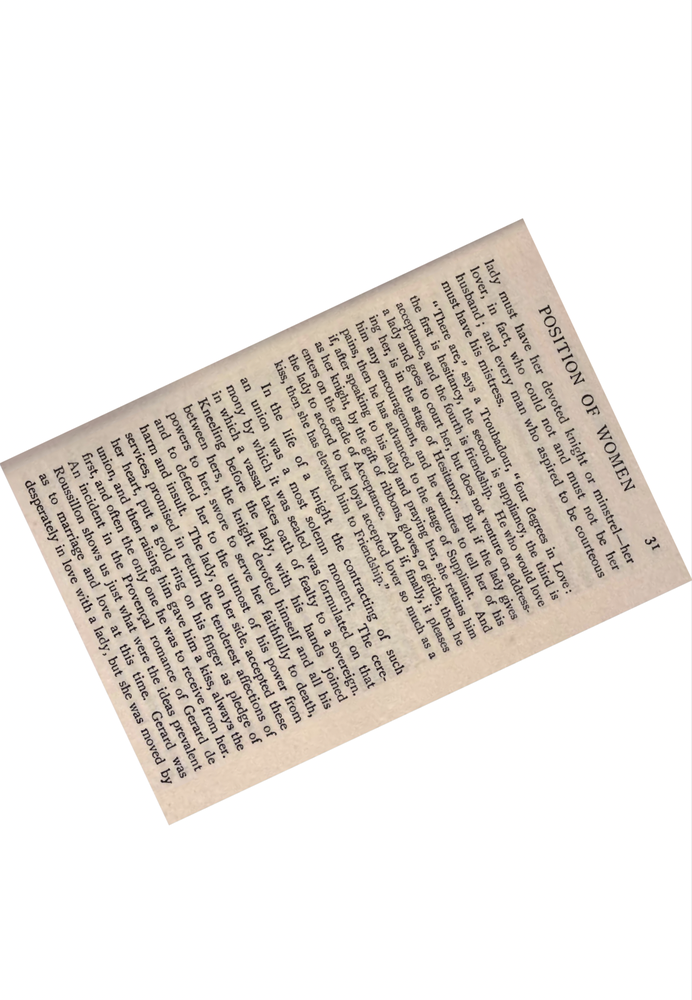
#> input picture assets/noise_red_test_img_skew_65.PNG, 692 x 1000 px, shrunk from 1107 x 1600 before the run, found by its file name
$ python orientation_good.py
#> lines starting #> are read from the running program, lines starting #| are printed output that depends on the picture; after the words box and inside, x2 and y2 are one past the last pixel; in counts of white or black regions, pixels touching at a corner belong together; long printed decimals are rounded
#> further down, img is the input picture: shape (1000, 692, 3); mean B, G, R 223.8, 228.7, 233.3
import cv2


# Calculate skew angle of an image
def getSkewAngle(cvImage):
    # Prep image, copy, convert to gray scale, blur, and threshold
    newImage = cvImage.copy()
    gray = cv2.cvtColor(newImage, cv2.COLOR_BGR2GRAY)
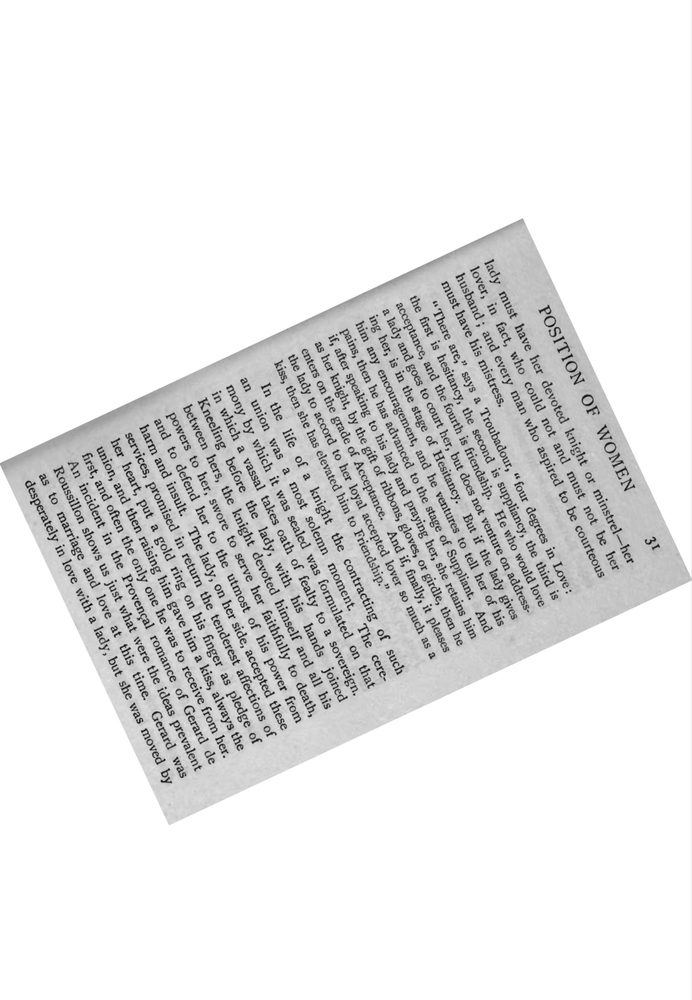
#> gray: shape (1000, 692); min 2, max 255, mean 229.5
    blur = cv2.GaussianBlur(gray, (9, 9), 0)
    thresh = cv2.threshold(blur, 0, 255, cv2.THRESH_BINARY_INV + cv2.THRESH_OTSU)[1]
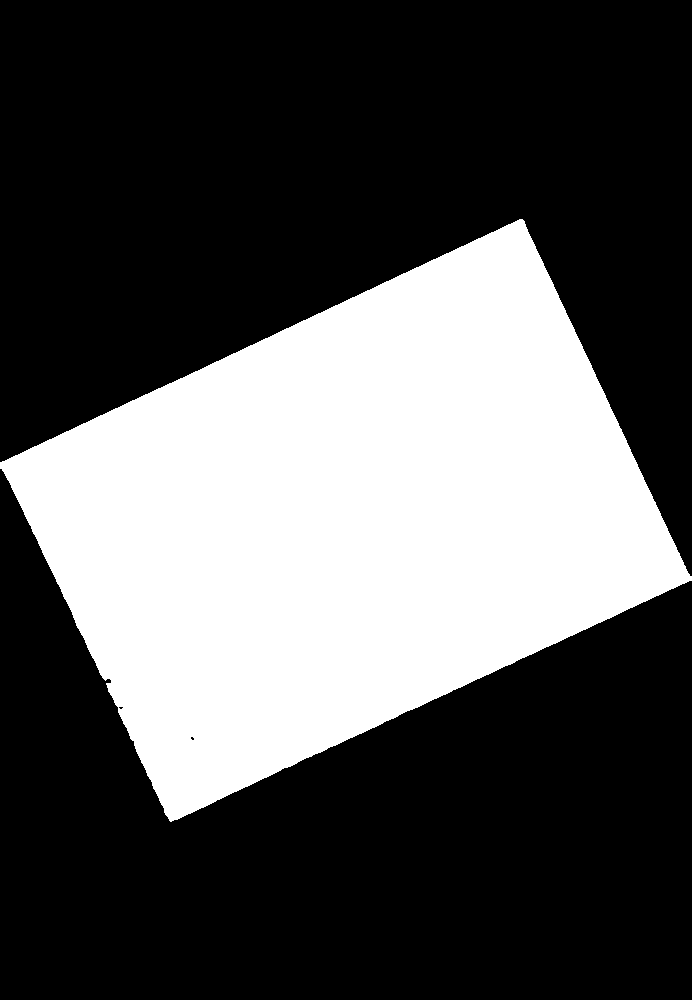
#> thresh: shape (1000, 692); 33.2% white; 1 white region, box (x1, y1, x2, y2) and area: (0, 219, 692, 822) 229642

    # Apply dilate to merge text into meaningful lines/paragraphs.
    # Use larger kernel on X axis to merge characters into single line, cancelling out any spaces.
    # But use smaller kernel on Y axis to separate between different blocks of text
    kernel = cv2.getStructuringElement(cv2.MORPH_RECT, (30, 5))
    dilate = cv2.dilate(thresh, kernel, iterations=5)
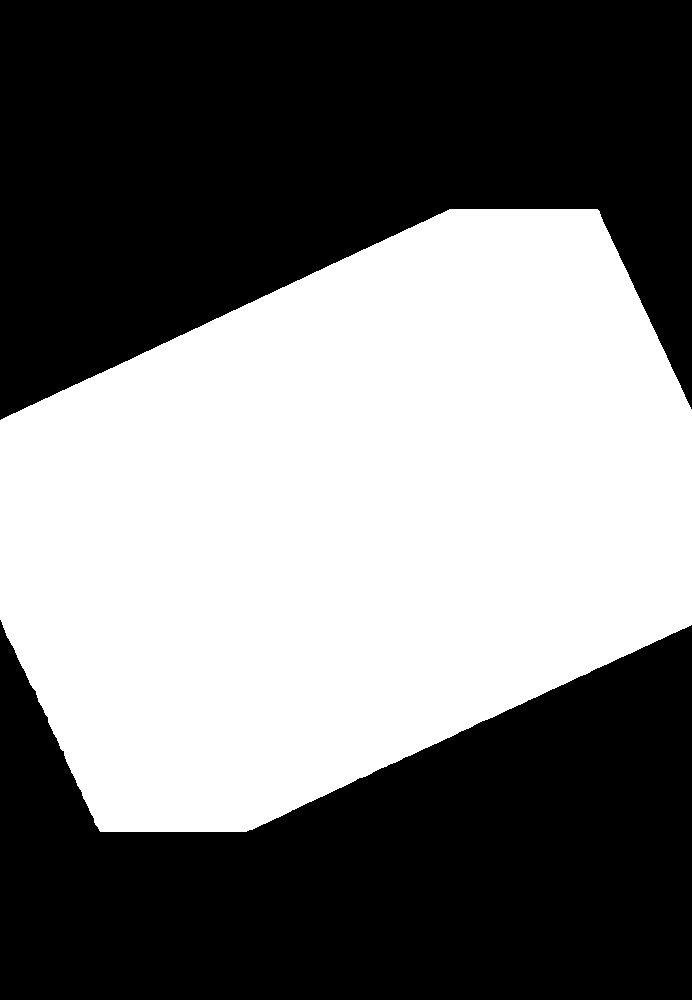
#> dilate: shape (1000, 692); 45.9% white; 1 white region
    # Find all contours
    contours, hierarchy = cv2.findContours(dilate, cv2.RETR_LIST, cv2.CHAIN_APPROX_SIMPLE)
#> contours = 1 contour; box (x1, y1, x2, y2) and area: (0, 209, 692, 832) 316334
    contours = sorted(contours, key=cv2.contourArea, reverse=True)
    # get the largest contour and its angle to be rotated
    largestContour = contours[0]
#> largestContour = contour of 1160 points, box (x1, y1, x2, y2) (0, 209, 692, 832), area 316334
    minAreaRect = cv2.minAreaRect(largestContour)
#> minAreaRect = ((347.8, 520.3), (716.5, 479.1), -24.96)
    print(minAreaRect)
#| ((347.776, 520.259), (716.544, 479.144), -24.963)

    # Determine the angle. Convert it to the value that was originally used to obtain skewed image
    angle = minAreaRect[2]
#> angle = -24.96
    if angle < -45:
        angle = 90 + angle
        print('check')
    angle_to_rotate = -1.0 * angle
#> angle_to_rotate = 24.96
    print(angle_to_rotate)
#| 24.963


img = cv2.imread('/Users/veersingh/Desktop/Internship/data-extraction/assets/noise_red_test_img_skew_65.PNG')
getSkewAngle(img)

$ run again, with assets/basic_ocr.png copied over assets/noise_red_test_img_skew_65.PNG
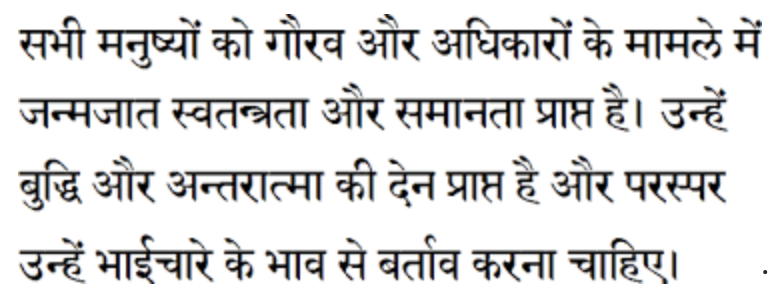
#> input picture assets/basic_ocr.png, 772 x 302 px, found by its file name
#> img is the input picture: shape (302, 772, 3); mean B, G, R 222.6, 222.5, 222.6
#> in getSkewAngle, `thresh = cv2.threshold(blur, 0, 255, cv2.THRESH_BINARY_INV + cv2.THRES..`:
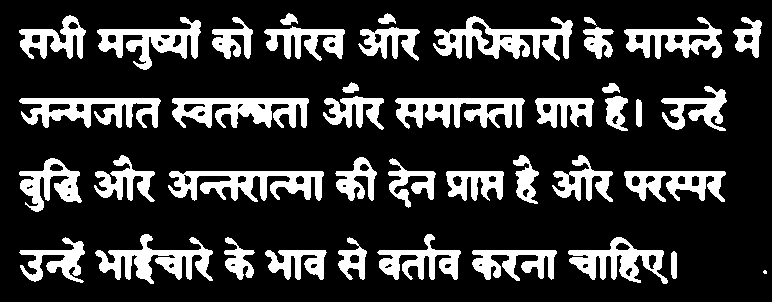
#> thresh: shape (302, 772); 20.9% white; 41 white regions (1 under 20 px), largest, box (x1, y1, x2, y2) and area: (433, 16, 573, 61) 2885, (168, 171, 324, 202) 2734, (172, 98, 309, 128) 2645
#> in getSkewAngle, `dilate = cv2.dilate(thresh, kernel, iterations=5)`:
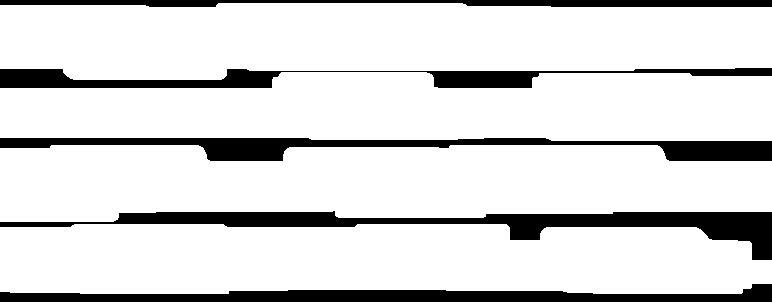
#> dilate: shape (302, 772); 84.6% white; 5 black regions
#> contours = 4 contours; box (x1, y1, x2, y2) and area: (0, 3, 772, 80) 50896, (0, 145, 772, 222) 49760, (0, 224, 772, 294) 48572, (0, 72, 772, 141) 44619
#> largestContour = contour of 40 points, box (x1, y1, x2, y2) (0, 3, 772, 80), area 50896
#> minAreaRect = ((385.5, 41), (76, 771), -90)
#| ((385.5, 41.0), (76.0, 771.0), -90.0)
#> in getSkewAngle, `angle = minAreaRect[2]`: angle = -90
#> in getSkewAngle, `angle = 90 + angle`: angle = 0
#| -0.0
